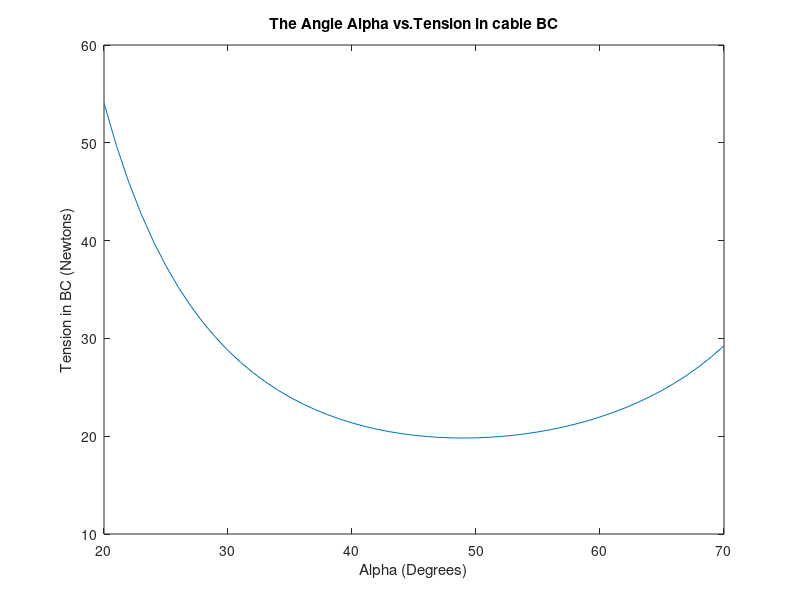
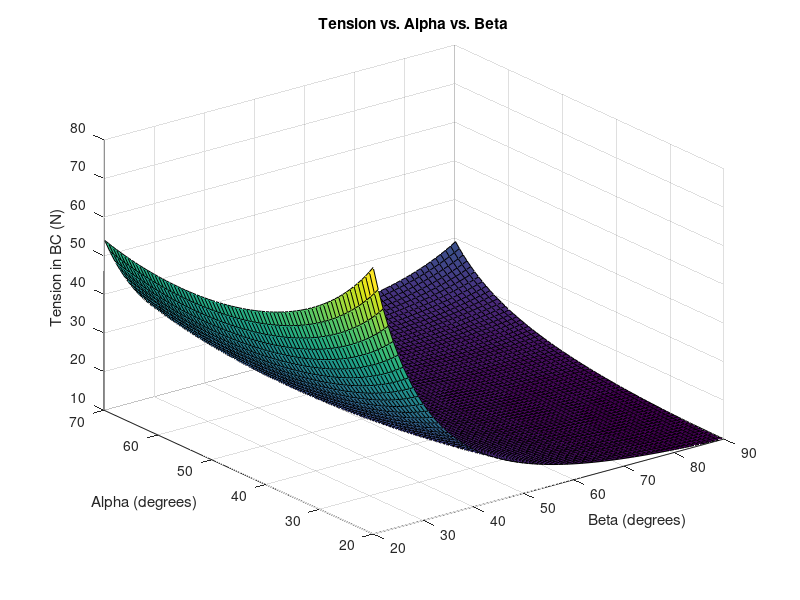

Recreate these plots in MATLAB, in order.

%%%%Problem 1

%Initialize variables
gravity = 9.81;
m = 1;
Lo = 1;
rad = 0.1 * Lo;
Tbc = zeros(1,51);
set = 20:70;

for i = 1:length(Tbc)
    % Distance components
    x1 = rad/tand(set(i)/2);
    x2 = rad/tand(set(i)/2) + 2*rad;
    x3 = rad/tand(set(i)/2) + 4*rad;
    % Normal force vector components
    v1 = (3*m*gravity*cosd(set(i))^2)/sind(set(i)) + m*gravity*sind(set(i));
    v2 = m*gravity*sind(set(i));
    v3 = v2;
    % Resulting Tension
    % Note: The sign (+/-) of the tension should be inverted
    Tbc(i) = (x1*v1 + x2*v2 + x3*v3)/(Lo*sind(90-set(i)));
end

%Find Min
minimum = min(Tbc);
ind = find(Tbc == minimum,1);
fprintf('The smallest tension is %.1fN at %.1f degrees.\n', minimum, set(ind));

%Plot
figure;
plot(set,Tbc);
title('The Angle Alpha vs.Tension in cable BC');
xlabel('Alpha (Degrees)');
ylabel('Tension in BC (Newtons)');


%%%%Problem 2

%Initialize Variables
i = 0;
j = 0;
grav = 9.81;
Lo = 1;
m = 1;
rad = 0.1 * Lo;
Tbc = zeros(71,51);

for B = 20:90
    i = i + 1;
    j = 0;
    for a = 20:0.71321341242132321321312:70
        j = j + 1;
        % Distance from A
        x1 = rad/tand(a/2);
        x2 = rad/tand(a/2) + 2*rad;
        x3 = rad/tand(a/2) + 4*rad;
        % Normal force
        N1 = (3*m*grav*cosd(a)^2)/sind(a) + m*grav*sind(a);
        N2 = m*grav*sind(a);
        N3 = N2;
        % Tension
        Tbc(i, j) = (x1*N1 + x2*N2 + x3*N3)/(Lo*sind(180-B-a));
    end
end

%Plot
B = 20:90;
a = 20:0.7123124123214213211:70;
figure;
surf(B,a,Tbc);
title('Tension vs. Alpha vs. Beta');
xlabel('Beta (degrees)');
ylabel('Alpha (degrees)');
zlabel('Tension in BC (N)');

